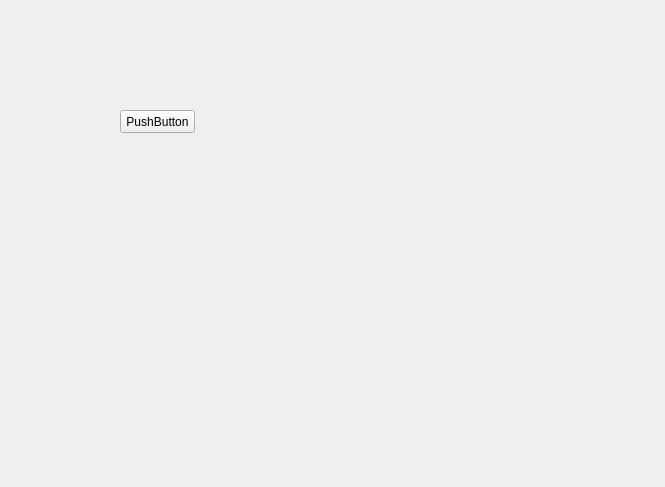
<?xml version="1.0" encoding="UTF-8"?>
<ui version="4.0">
 <class>ui_mqtt</class>
 <widget class="QWidget" name="ui_mqtt">
  <property name="geometry">
   <rect>
    <x>0</x>
    <y>0</y>
    <width>665</width>
    <height>487</height>
   </rect>
  </property>
  <property name="windowTitle">
   <string>Form</string>
  </property>
  <widget class="QPushButton" name="btn_mqtt_connect">
   <property name="geometry">
    <rect>
     <x>120</x>
     <y>110</y>
     <width>75</width>
     <height>23</height>
    </rect>
   </property>
   <property name="text">
    <string>PushButton</string>
   </property>
  </widget>
 </widget>
 <resources/>
 <connections/>
</ui>
